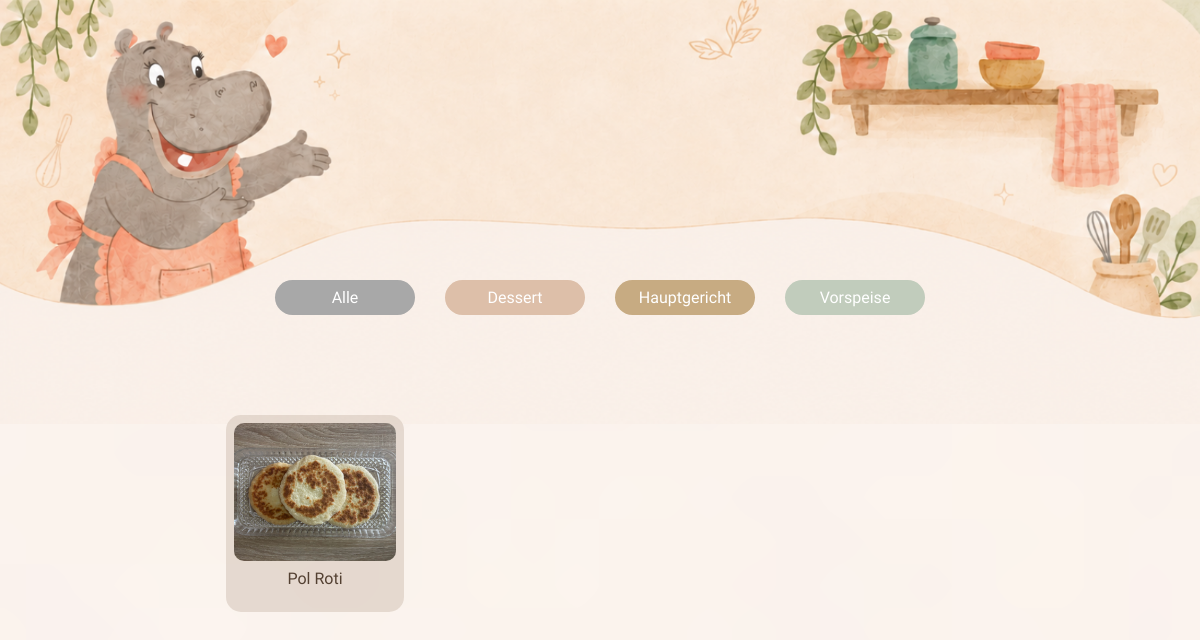
The page /recipes?category_id=3 on the database its author committed.
### app.py (models this page shows)
class Category(db.Model):
    id = db.Column(db.Integer, primary_key=True)
    name = db.Column(db.String(50), nullable=False)

class Recipe(db.Model):
    id = db.Column(db.Integer, primary_key=True)
    name = db.Column(db.String(100), nullable=False)
    description = db.Column(db.String(500), nullable=False)
    image = db.Column(db.String(200))
    preparation_time = db.Column(db.Integer, nullable=False)
    portions = db.Column(db.Integer, nullable=False)
    difficulty = db.Column(db.String(50), nullable=False)
    category_id = db.Column(db.Integer, db.ForeignKey('category.id'))
    category = db.relationship('Category', backref='recipes')
    is_default = db.Column(db.Boolean, default=False, nullable=False)

### app.py (the view)
@recipe_app.route('/recipes')
def home():
    category_id = request.args.get('category_id', type=int)
    if category_id:
        recipes = Recipe.query.filter_by(category_id=category_id).all()
    else:
        recipes = Recipe.query.all()
    categories = Category.query.all()
    return render_template('index.html', recipes=recipes, categories=categories, selected_category=category_id)

### templates/index.html (shortened to what this page needs)
<!DOCTYPE html>
<html lang="de">
  <head>
    <link rel="stylesheet" href="{{ url_for('static', filename='css/style.css') }}">
  </head>
  <body class="index-body">
    <div class="category-filter">
      <a href="{{ url_for('home') }}" class="category-badge all">Alle</a>
      {% for category in categories %}
      <a href="{{ url_for('home', category_id=category.id) }}"
        class="category-badge {% if category.name == 'Vorspeise' %}appetizer{% elif category.name == 'Hauptgericht' %}main{% elif category.name == 'Dessert' %}dessert{% endif %}">
        {{ category.name }}
      </a>
      {% endfor %}
    </div>
    <div class="recipe-grid">
      {% for recipe in recipes %}
      <a href="{{ url_for('recipe_detail', id=recipe.id) }}" class="recipe-card">
        <img src="{{ url_for('static', filename='images/recipes/' + recipe.image) }}" class="recipe-image">
        <p class="recipe-name">{{ recipe.name }}</p>
      </a>
      {% endfor %}
    </div>
  </body>
</html>

### static/css/style.css (style rules this page uses)
html, body { margin: 0; padding: 0; overflow-x: hidden; }
.index-body { min-height: 100vh; background-image: url("/static/images/index.png"), url("/static/images/index-extension.png"); background-size: 100% auto, 100% auto; background-position: top left, bottom left; background-repeat: no-repeat, repeat-y; margin: 0; padding: 0; }
.recipe-grid { display: grid; grid-template-columns: repeat(3, 1fr); gap: 15px; width: 70%; margin: 350px auto 20px auto; }
.recipe-card { background-color: rgba(216, 200, 188, 0.6); border-radius: 15px; padding: 8px; text-decoration: none; color: black; display: flex; flex-direction: column; align-items: center; width: 60%; margin: 0 auto; }
.recipe-image { width: 100%; height: auto; object-fit: contain; border-radius: 10px; }
.recipe-name { font-family: 'Cause', sans-serif; margin-top: 8px; font-size: 1rem; text-align: center; font-weight: 500; color: #534032; }
.category-filter { display: flex; justify-content: center; gap: 30px; margin-top: 280px; margin-bottom: -250px; }
.category-badge { width: 140px; height: 35px; display: flex; justify-content: center; align-items: center; border-radius: 30px; text-decoration: none; font-family: 'Cause', sans-serif; font-size: 1rem; color: white; }
.appetizer { background-color: #c1ccbc; }
.main { background-color: #c7ab82; }
.dessert { background-color: #ddbfa9; }
.all { background-color: #a8a8a8; }

### rows shown on the page
Category: name "Dessert"
Category: name "Hauptgericht"
Category: name "Vorspeise"
Recipe: image (picture), name "Pol Roti"
